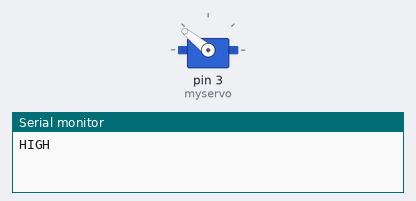
Bench run of a sketch on a simulated Arduino Uno, built with avr-gcc and run on an emulated ATmega328P. On the bench: servo, the last lines printed to the serial monitor.

Above: at 0.05 s.
At 7.95 s:
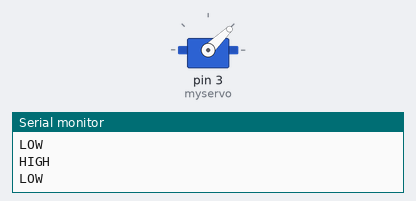
At 17.95 s:
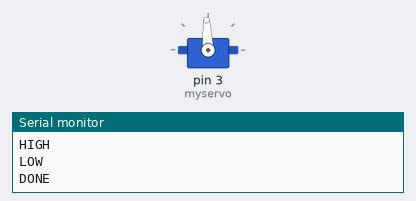
Timing chart, 0 to 23.4 s (numbered marks = the images above):
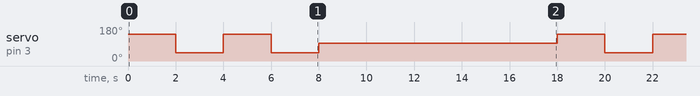

Measured:
- by itself, servo on pin 3 (myservo): repeats every 18.0 s: 141° 2.0 s, 44° 2.0 s, 93° 10.0 s, 141° 2.0 s, 44° 2.0 s

The sketch:

talon_motor.ino
```cpp
#include <Servo.h>

Servo myservo;

void setup() {
  // put your setup code here, to run once:
  Serial.begin(115200);
  myservo.attach(3);
  myservo.writeMicroseconds(1500);
}

void loop() {
  // put your main code here, to run repeatedly:
  myservo.writeMicroseconds(2000);
  Serial.println("HIGH");
  delay(2000);
  myservo.writeMicroseconds(1000);
  Serial.println("LOW");
  delay(2000);

  myservo.writeMicroseconds(2000);
  Serial.println("HIGH");
  delay(2000);
  myservo.writeMicroseconds(1000);
  Serial.println("LOW");
  delay(2000);

  myservo.writeMicroseconds(1500);
  Serial.println("DONE");
  delay(10000);
}
```
